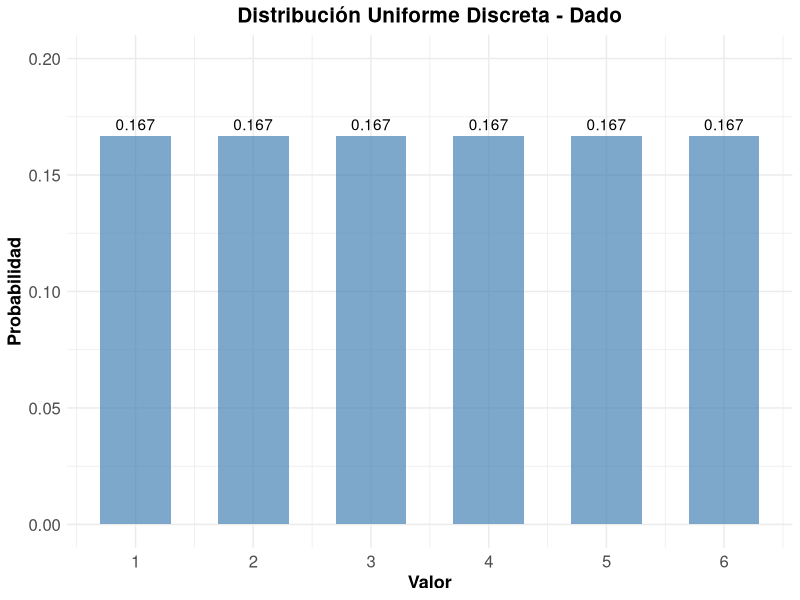
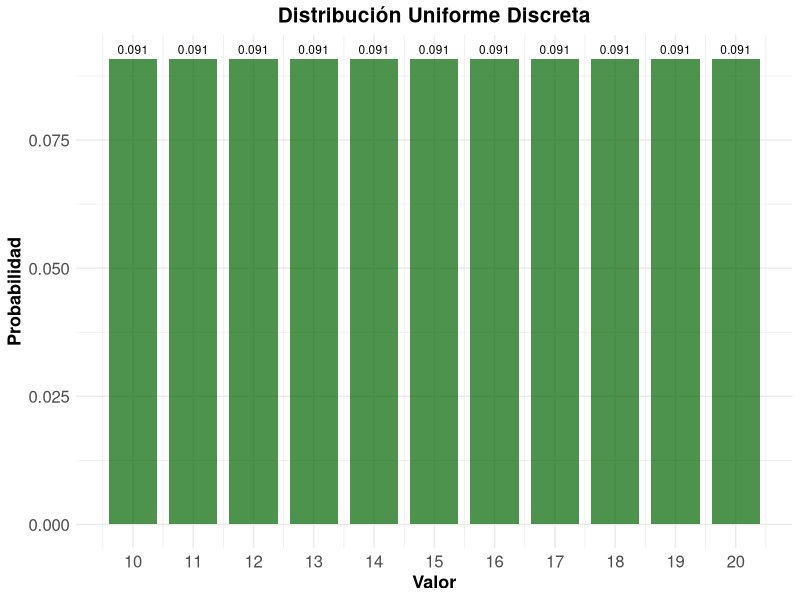
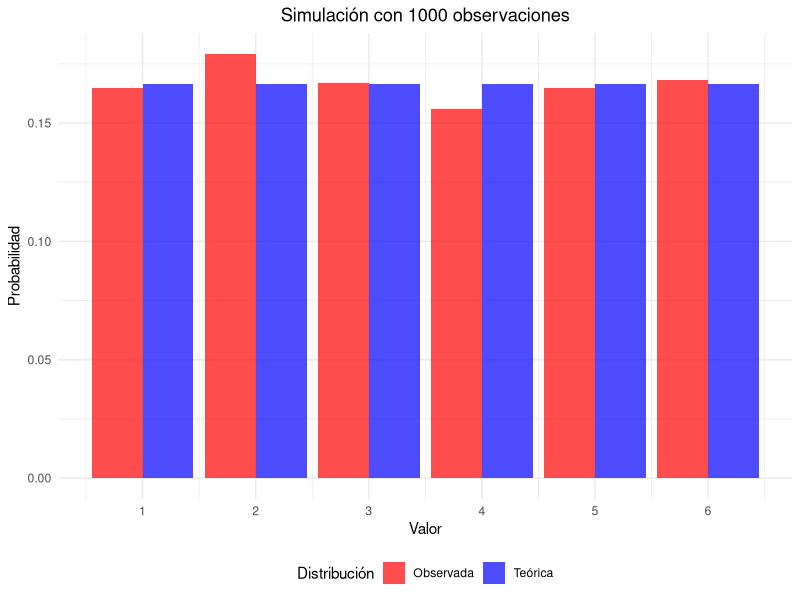
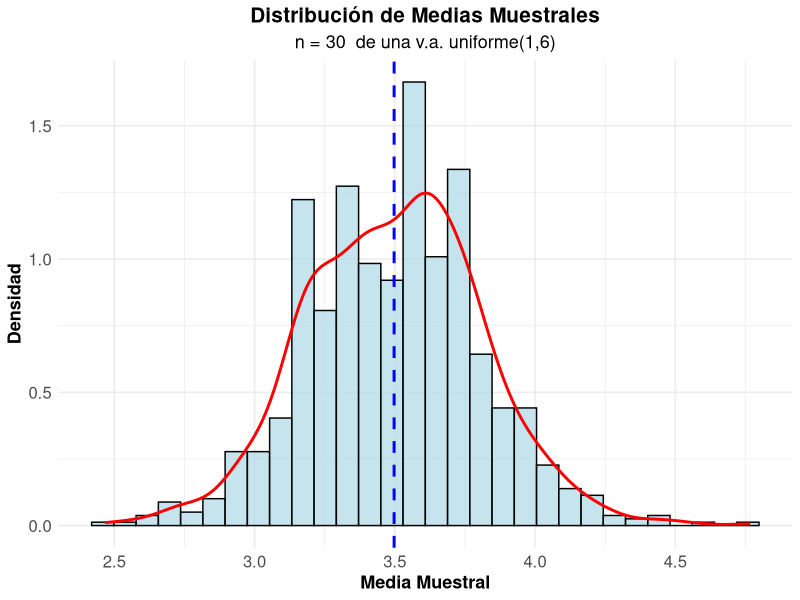

The R source for these figures, in order:
## ---- chunk 1
#| label: setup
#| include: false
library(tidyverse)
library(kableExtra)
library(gridExtra)
## ---- chunk 2
#| code-fold: true
#| label: dado-ejemplo

# Parámetros del dado
x_1 <- 1
x_6 <- 6
valores <- x_1:x_6
probabilidades <- rep(1/length(valores), length(valores))

# Crear data frame
dado_data <- data.frame(
  Valor = valores,
  Probabilidad = probabilidades
)

# Mostrar tabla
kable(dado_data, 
      caption = "Distribución de probabilidad de un dado",
      align = "cc") %>%
  kable_styling(bootstrap_options = "striped")
## ---- chunk 3
#| code-fold: true
#| label: parametros-dado
# Media
media <- sum(dado_data$Valor)/length(dado_data$Valor)
cat("Media:", media, "\n")

# Varianza
varianza <- sum((dado_data$Valor- media)^2)/length(dado_data$Valor)
cat("Varianza:", varianza, "\n")

# Desviación estándar
desv_std <- sqrt(varianza)
cat("Desviación estándar:", round(desv_std, 4), "\n")
## ---- chunk 4
#| code-fold: true
#| label: grafico-dado
#| fig-cap: "Función de probabilidad de un dado"

ggplot(dado_data, aes(x = Valor, y = Probabilidad)) +
  geom_col(fill = "steelblue", alpha = 0.7, width = 0.6) +
  geom_text(aes(label = round(Probabilidad, 3)), vjust = -0.5) +
  scale_x_continuous(breaks = valores) +
  scale_y_continuous(limits = c(0, 0.20)) +
  labs(title = "Distribución Uniforme Discreta - Dado",
       x = "Valor",
       y = "Probabilidad") +
  theme_minimal() +
  theme(
    legend.title = element_text(size=13, face="bold"),
    legend.text = element_text(size=13),
    plot.title = element_text(size=15, face="bold", hjust = 0.5),
    plot.subtitle = element_text(size=13, hjust = 0.5),
    axis.text.x=element_text(size=12),
    axis.text.y=element_text(size=12),
    axis.title.x = element_text(face="bold", size=13),
    axis.title.y = element_text(face="bold", size=13)
    # panel.grid.major.y = element_line(color = "#ECF0F1", linewidth = 0.5,
    #   linetype = "dashed"),
    # panel.grid.minor.y = element_blank(),
    # panel.grid.major.x = element_blank(),
    # panel.background = element_rect(fill = "#FAFAFA", color = NA),
    # plot.background = element_rect(fill = "white", color = NA)
  )
## ---- chunk 5
#| code-fold: true
#| label: ejemplo-numeros

x2_1 <- 10
x2_n <- 20
valores2 <- x2_1:x2_n
probabilidades2 <- rep(1/(length(valores2)), length(valores2))

# Data_frame
data2 <- data.frame(
  Valor = valores2,
  Probabilidad = probabilidades2
)

# Parámetros estadísticos
media2 <- mean(data2$Valor)
varianza2 <- sum((data2$Valor - media2)^2)/length(data2$Valor)
desv_std2 <- sqrt(varianza2)

cat("Media:", media2, "\n")
cat("Varianza:", round(varianza2, 4), "\n")
cat("Desviación estándar:", round(desv_std2, 4), "\n")
## ---- chunk 6
#| label: grafico-numeros
#| code-fold: true
#| fig-align: "center"
#| fig-cap: "Distribución uniforme discreta entre 10 y 20"


ggplot(data2, aes(x = Valor, y = Probabilidad)) +
  geom_col(fill = "darkgreen", alpha = 0.7, width = 0.8) +
  geom_text(aes(label = round(Probabilidad, 3)), 
            vjust = -0.5, size = 3) +
  scale_x_continuous(breaks = seq(10, 20, 1)) +
  labs(title = "Distribución Uniforme Discreta",
       x = "Valor",
       y = "Probabilidad") +
  theme_minimal() +
  theme(
    legend.title = element_text(size=13, face="bold"),
    legend.text = element_text(size=13),
    plot.title = element_text(size=15, face="bold", hjust = 0.5),
    plot.subtitle = element_text(size=13, hjust = 0.5),
    axis.text.x=element_text(size=12),
    axis.text.y=element_text(size=12),
    axis.title.x = element_text(face="bold", size=13),
    axis.title.y = element_text(face="bold", size=13)
    # panel.grid.major.y = element_line(color = "#ECF0F1", linewidth = 0.5,
    #   linetype = "dashed"),
    # panel.grid.minor.y = element_blank(),
    # panel.grid.major.x = element_blank(),
    # panel.background = element_rect(fill = "#FAFAFA", color = NA),
    # plot.background = element_rect(fill = "white", color = NA)
  )
## ---- chunk 7
#| code-fold: true
#| label: simulacion

# Generar 1000 números aleatorios
n_sim <- 1000
muestra <- sample(1:6, n_sim, replace = TRUE)

# Frecuencias observadas
freq_obs <- table(muestra)
freq_rel <- prop.table(freq_obs)

# Comparar con probabilidades teóricas
comparacion <- data.frame(
  Valor = 1:6,
  Prob_Teorica = rep(1/6, 6),
  Freq_Observada = as.numeric(freq_rel)
)

kable(comparacion, 
      caption = "Comparación entre probabilidades teóricas y observadas",
      col.names = c("Valor", "Prob. Teórica", "Freq. Observada"),
      digits = 4) |> 
  kable_styling(bootstrap_options = "striped")
## ---- chunk 8
#| code-fold: true
#| label: grafico-simulacion
#| fig-width: 8
#| fig-height: 6
#| fig-align: "center"
#| fig-cap: "Comparación entre distribución teórica y simulada"


# Preparar datos para el gráfico
comp_long <- comparacion |> 
  pivot_longer(cols = c(Prob_Teorica, Freq_Observada),
               names_to = "Tipo",
               values_to = "Probabilidad") |> 
  mutate(Tipo = case_when(
    Tipo == "Prob_Teorica" ~ "Teórica",
    Tipo == "Freq_Observada" ~ "Observada"
  ))

ggplot(comp_long, aes(x = Valor, y = Probabilidad, fill = Tipo)) +
  geom_col(position = "dodge", alpha = 0.7) +
  scale_x_continuous(breaks = 1:6) +
  scale_fill_manual(values = c("Teórica" = "blue", "Observada" = "red")) +
  labs(title = paste("Simulación con", n_sim, "observaciones"),
       x = "Valor",
       y = "Probabilidad",
       fill = "Distribución") +
  theme_minimal() +
  theme(plot.title = element_text(hjust = 0.5),
        legend.position = "bottom")
## ---- chunk 9
#| code-fold: true
#| label: limite-central
#| fig-width: 8
#| fig-height: 6
#| fig-align: "center"
#| fig-cap: "Verificación del Teorema Central del Límite"
# Simular medias muestrales

k_muestra <- 1000
n_muestra <- 30

medias_muestrales <- replicate(k_muestra, {
  muestra <- sample(1:6, n_muestra, replace = TRUE)
  mean(muestra)
})

# Crear histograma
hist_data <- data.frame(Medias = medias_muestrales)

ggplot(hist_data) +
  geom_histogram(aes(x=Medias, after_stat(density)), bins = 30, 
                 fill = "lightblue", alpha = 0.7, color = "black") +
  geom_density(aes(x = Medias), color = "red", linewidth = 1) +
  geom_vline(xintercept = mean(medias_muestrales), 
             color = "blue", linetype = "dashed", linewidth = 1) +
  labs(title = "Distribución de Medias Muestrales",
       subtitle = paste("n =", n_muestra, " de una v.a. uniforme(1,6)"),
       x = "Media Muestral",
       y = "Densidad") +
  theme_minimal() +
  theme(
    legend.title = element_text(size=13, face="bold"),
    legend.text = element_text(size=13),
    plot.title = element_text(size=15, face="bold", hjust = 0.5),
    plot.subtitle = element_text(size=13, hjust = 0.5),
    axis.text.x=element_text(size=12),
    axis.text.y=element_text(size=12),
    axis.title.x = element_text(face="bold", size=13),
    axis.title.y = element_text(face="bold", size=13)
    # panel.grid.major.y = element_line(color = "#ECF0F1", linewidth = 0.5,
    #   linetype = "dashed"),
    # panel.grid.minor.y = element_blank(),
    # panel.grid.major.x = element_blank(),
    # panel.background = element_rect(fill = "#FAFAFA", color = NA),
    # plot.background = element_rect(fill = "white", color = NA)
  )

# Estadísticas
cat("Media teórica:", (1+6)/2, "\n")
cat("Media observada:", round(mean(medias_muestrales), 4), "\n")
cat("Varianza teórica de la media:", round(((6-1+1)^2-1)/12/n_muestra, 4), "\n")
cat("Varianza observada de la media:", round(var(medias_muestrales), 4), "\n")
## ---- chunk 10
probpar= 4 / 8
cat("Probabilidad de obtener un número par:", probpar, "\n")
## ---- chunk 11
a= 5
b= 15

media= (a + b) / 2
varianza= ((b - a + 1)^2 - 1) / 12

cat("Media:", media, "\n")
cat("Varianza:", varianza, "\n")
## ---- chunk 12
v= 0:4
n= 500

set.seed(123)
simulacion= sample(v, size = n, replace = TRUE)

observadas= table(simulacion) / n

teoricas= rep(1/5, 5)

comparacion= data.frame(
  Valor= v,
  Frec_Observada= as.numeric(observadas),
  Frec_Teorica= teoricas
)

print(comparacion)
